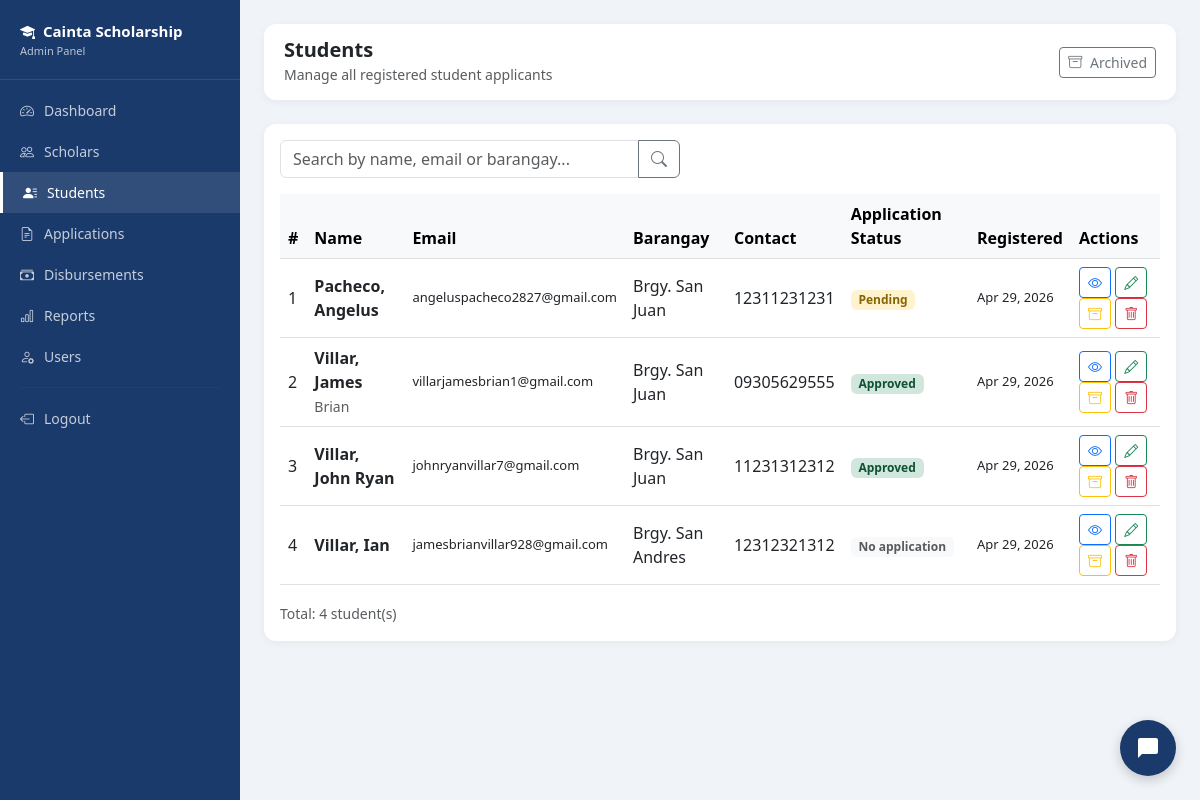
Page /admin/students.php (signed in) on the earlier database version.
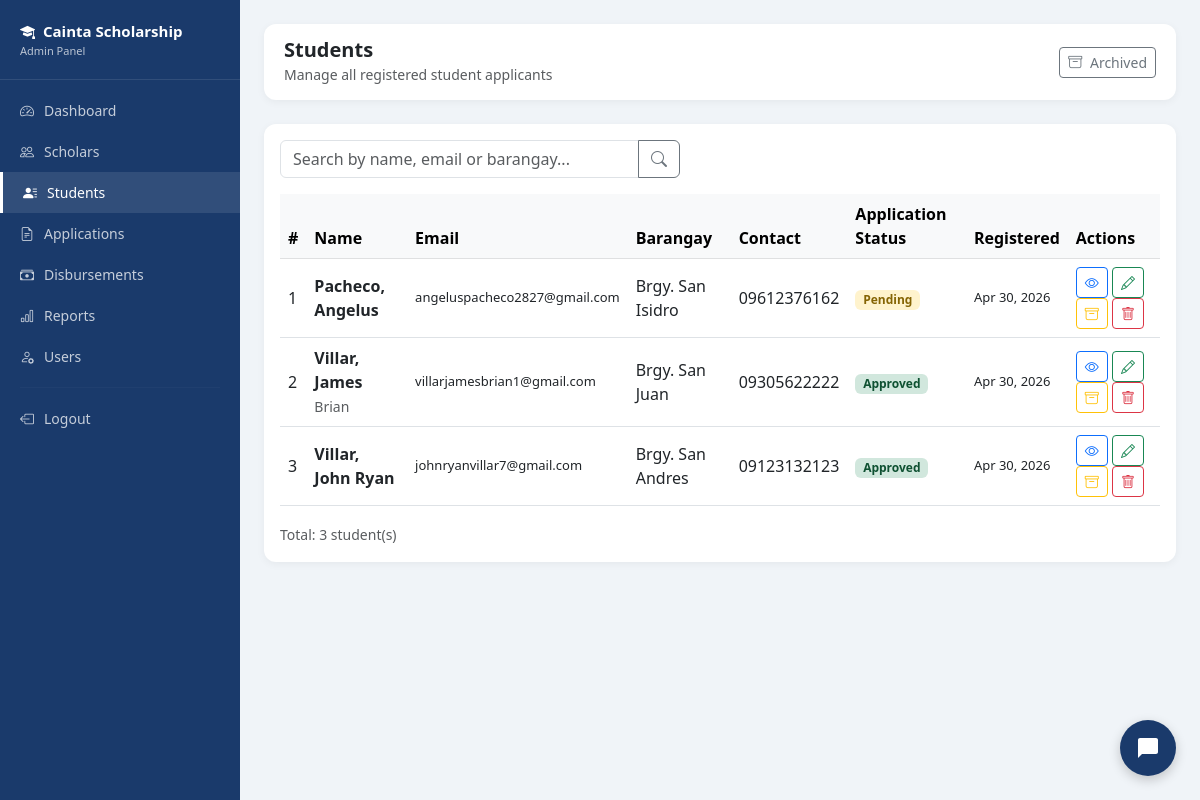
Same page on the later database version.
### tables this page shows
CREATE TABLE `students` (
  `student_id` int(11) NOT NULL,
  `first_name` varchar(50) NOT NULL,
  `last_name` varchar(50) NOT NULL,
  `middle_name` varchar(50) DEFAULT NULL,
  `email` varchar(100) NOT NULL,
  `password` varchar(255) NOT NULL,
  `contact_no` varchar(20) DEFAULT NULL,
  `address` text DEFAULT NULL,
  `barangay` varchar(100) DEFAULT NULL,
  `birthdate` date DEFAULT NULL,
  `gender` enum('Male','Female') DEFAULT NULL,
  `is_active` tinyint(4) DEFAULT 1,
  `created_at` timestamp NOT NULL DEFAULT current_timestamp(),
  `is_archived` tinyint(4) DEFAULT 0,
  `archived_at` timestamp NULL DEFAULT NULL,
  `archive_reason` varchar(255) DEFAULT NULL
);

### admin/students.php (the view, shortened to what the changed rows need)
<?php
require_once '../includes/db.php';
$search = $_GET['search'] ?? '';
if($search) {
    $stmt = $pdo->prepare("
        SELECT s.*,
        (SELECT status FROM applications WHERE scholar_id = s.student_id ORDER BY submitted_at DESC LIMIT 1) as app_status
        FROM students s
        WHERE s.is_archived=0 AND (s.first_name LIKE ? OR s.last_name LIKE ? OR s.email LIKE ? OR s.barangay LIKE ?)
        ORDER BY s.last_name ASC
    ");
    $stmt->execute(["%$search%", "%$search%", "%$search%", "%$search%"]);
} else {
    $stmt = $pdo->query("
        SELECT s.*,
        (SELECT status FROM applications WHERE scholar_id = s.student_id ORDER BY submitted_at DESC LIMIT 1) as app_status
        FROM students s
        WHERE s.is_archived=0
        ORDER BY s.last_name ASC
    ");
}
$students = $stmt->fetchAll();
?>
<!DOCTYPE html>
<html lang="en">
<head>
    <link href="https://cdn.jsdelivr.net/npm/bootstrap@5.3.0/dist/css/bootstrap.min.css" rel="stylesheet">
    <link href="https://cdn.jsdelivr.net/npm/bootstrap-icons@1.10.0/font/bootstrap-icons.css" rel="stylesheet">
</head>
<body>
<div class="main-content">
    <div class="card">
        <div class="card-body">
            <form method="GET" class="mb-3">
                <div class="input-group" style="max-width: 400px;">
                </div>
            </form>
            <div class="table-responsive">
                <table class="table table-hover align-middle">
                    <thead class="table-light">
                        <tr>
                            <th>#</th>
                            <th>Name</th>
                            <th>Email</th>
                            <th>Barangay</th>
                            <th>Contact</th>
                            <th>Application Status</th>
                            <th>Registered</th>
                            <th>Actions</th>
                        </tr>
                    </thead>
                    <tbody>
                        <?php if(empty($students)): ?>
                        <tr>
                            <td colspan="8" class="text-center text-muted py-4">
                                <i class="bi bi-people fs-3 d-block mb-2"></i>
                                No students found.
                            </td>
                        </tr>
                        <?php else: ?>
                        <?php foreach($students as $i => $s): ?>
                        <tr>
                            <td><?= $i + 1 ?></td>
                            <td>
                                <strong><?= htmlspecialchars($s['last_name'] . ', ' . $s['first_name']) ?></strong>
                                <?php if($s['middle_name']): ?>
                                <small class="text-muted"><?= htmlspecialchars($s['middle_name']) ?></small>
                                <?php endif; ?>
                            </td>
                            <td style="font-size:13px;"><?= htmlspecialchars($s['email']) ?></td>
                            <td><?= htmlspecialchars($s['barangay']) ?></td>
                            <td><?= htmlspecialchars($s['contact_no']) ?></td>
                            <td>
                                <?php if($s['app_status']): ?>
                                <span class="badge badge-<?= $s['app_status'] ?>">
                                    <?= ucfirst(str_replace('_', ' ', $s['app_status'])) ?>
                                </span>
                                <?php else: ?>
                                <span class="badge bg-light text-muted">No application</span>
                                <?php endif; ?>
                            </td>
                            <td style="font-size:13px;"><?= date('M d, Y', strtotime($s['created_at'])) ?></td>
                            <td>
                                <button class="btn btn-sm btn-outline-primary"
                                    onclick="viewStudent(<?= htmlspecialchars(json_encode($s)) ?>)">
                                    <i class="bi bi-eye"></i>
                                </button>
                                <a href="edit_student.php?id=<?= $s['student_id'] ?>"
                                    class="btn btn-sm btn-outline-success">
                                    <i class="bi bi-pencil"></i>
                                </a>
                                <button class="btn btn-sm btn-outline-warning"
                                    onclick="archiveStudent(<?= $s['student_id'] ?>, '<?= htmlspecialchars($s['first_name'] . ' ' . $s['last_name']) ?>')">
                                    <i class="bi bi-archive"></i>
                                </button>
                                <a href="students.php?delete=<?= $s['student_id'] ?>"
                                    class="btn btn-sm btn-outline-danger"
                                    onclick="return confirm('Permanently delete this student?')">
                                    <i class="bi bi-trash"></i>
                                </a>
                            </td>
                        </tr>
                        <?php endforeach; ?>
                        <?php endif; ?>
                    </tbody>
                </table>
            </div>
            <small class="text-muted">Total: <?= count($students) ?> student(s)</small>
        </div>
    </div>
</div>
</body>
</html>

Differences in the rows shown:
removed students: last_name+first_name "Villar, Ian", email "jamesbrianvillar928@gmail.com", barangay "Brgy. San Andres", contact_no "12312321312", shows "No application", created_at "Apr 29, 2026"
changed students "Pacheco, Angelus": barangay "Brgy. San Juan" → "Brgy. San Isidro"; contact_no "12311231231" → "09612376162"; created_at "Apr 29, 2026" → "Apr 30, 2026"
changed students "Villar, James": contact_no "09305629555" → "09305622222"; created_at "Apr 29, 2026" → "Apr 30, 2026"
changed students "Villar, John Ryan": barangay "Brgy. San Juan" → "Brgy. San Andres"; contact_no "11231312312" → "09123132123"; created_at "Apr 29, 2026" → "Apr 30, 2026"
Other differences:
count($students): "4" → "3"
